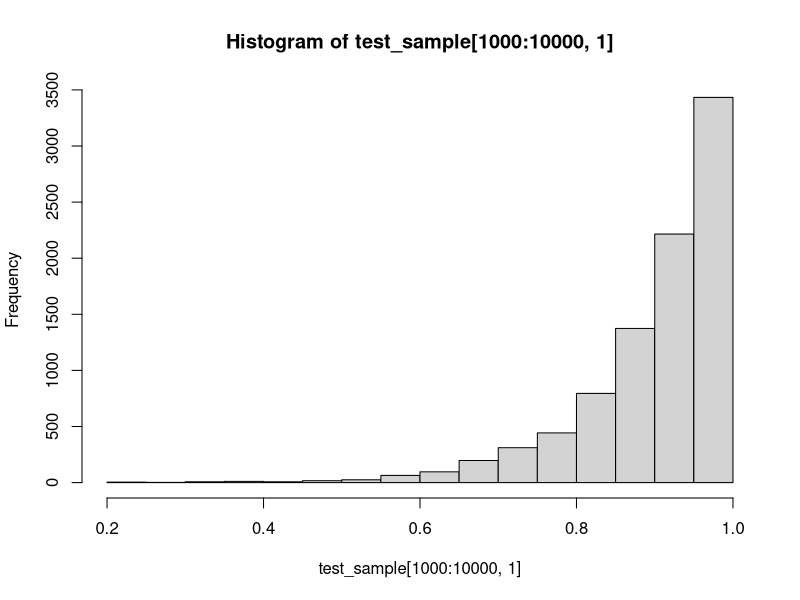
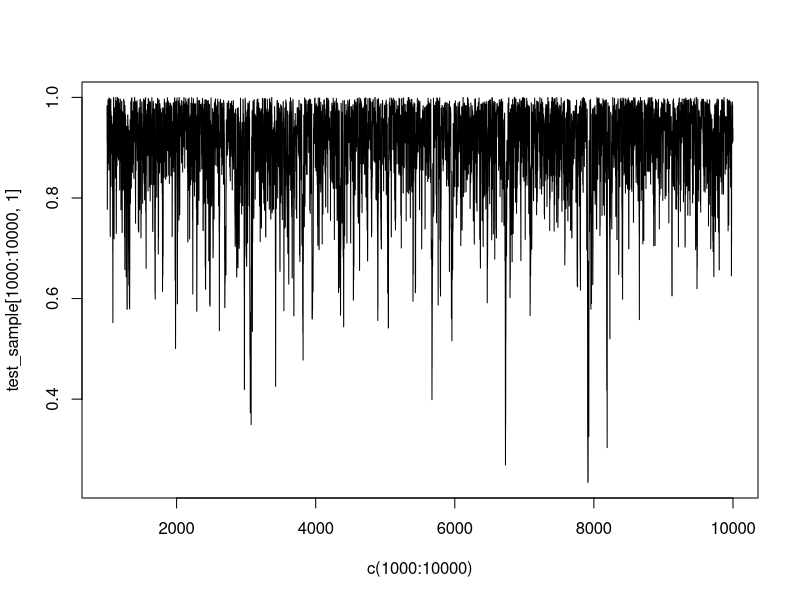

These figures' R source, in order:
## This script illustrates the Metropolis-Hastings algorithm for
## approximating the posterior distribution of the time of infection
## in a simple SIS model
## Author: Vladimir N. Minin
## last update: 07/11/2021

#' Compute log-likelihood of the disease trajectory of an individual who starts susceptible and become infected during the observation time period
#' 
#' @param inf_time Time of infection (in the notes denoted by I)
#' @param inf_rate Infection rate (lambda_1 in the notes)
#' @param clear_rate Clearance rate (lambda_2 in the notes)
#' @param total_time Length of observation time period (T in the notes)
#'
#' @return Numberic value of the log-likelihood: log(lambda_1) - lambda_1*I - lambda_2*(T-I)
#'
#' @examples
#' sis_log_like(0.4, 0.1, 2.2, 1.0)
sis_log_like = function(inf_time, inf_rate, clear_rate, total_time){
 return(log(inf_rate) - inf_rate*inf_time - clear_rate*(total_time-inf_time))
}

#' Compute log-likelihood of the disease trajectory of an individual who starts susceptible and become infected during the observation time period
#' 
#' @param cur_inf_time Current infection time (in the notes denoted by t_c)
#' @param inf_rate Infection rate (lambda_1 in the notes)
#' @param total_time Length of observation time period (T in the notes)
#' @param win_half_len half the length of the uniform proposal distribution interval (delta in the notes)
#'
#' @return Numberic value of the proposed infection time (t_p in the notes)
#'
#' @examples
#' sis_proposal(0.4, 1.0, 1.5)
sis_proposal = function(cur_inf_time, total_time, win_half_len){
   
  new_inf_time = cur_inf_time + runif(1,-win_half_len, win_half_len)
   
  if (new_inf_time < 0){
     new_inf_time = -new_inf_time
  }else{
    if (new_inf_time > total_time){
      new_inf_time = 2*total_time - new_inf_time 
    }
  }
   
  return(new_inf_time)
}

#' Run MCMC to approximate the posterior distribution of the infection time
#' 
#' @param start_inf_time Initial time of infection at MCMC iteration 1
#' @param inf_rate Infection rate (lambda_1 in the notes)
#' @param clear_rate Clearance reate (lambda_2 in the notes)
#' @param total_time Length of observation time period (T in the notes)
#' @param win_half_len half the length of the uniform proposal distribution interval (delta in the notes)
#' @param chain_len Number of MCMC iterations
#'
#' @return Numeric matrix with rows corresponding to MCMC iterations and columns to values of "inf_time", "log_like", and "acc_ind," where "acc_ind" is an indicator of whether the proposed infection time was accepted or rejected 
#'
#' @examples
#' inf_time_mcmc(start_inf_time=0.1, inf_rate=0.2, clear_rate=2, total_time=1.0, win_half_len=0.2, chain_len=10000)
inf_time_mcmc = function(start_inf_time, inf_rate, clear_rate, total_time, win_half_len, chain_len){
  
  result_mat = matrix(0, chain_len, 3)
  colnames(result_mat) = c("inf_time", "log_like", "acc_ind")
  
  cur_inf_time= start_inf_time
  result_mat[1,1] = start_inf_time
  result_mat[1,2] = sis_log_like(start_inf_time, inf_rate, clear_rate, total_time)
  
  for (i in 2:chain_len){
    prop_inf_time = sis_proposal(cur_inf_time, total_time, win_half_len)
    
    mh_log_ratio = sis_log_like(prop_inf_time, inf_rate, clear_rate, total_time) - 
      sis_log_like(cur_inf_time, inf_rate, clear_rate, total_time)
    
    
    if (log(runif(1)) < mh_log_ratio){
      result_mat[i,1] = prop_inf_time
      result_mat[i,2] = sis_log_like(prop_inf_time, inf_rate, clear_rate, total_time)
      result_mat[i,3] = 1
      cur_inf_time = prop_inf_time
    }else{
      result_mat[i,1] = cur_inf_time
      result_mat[i,2] = sis_log_like(cur_inf_time, inf_rate, clear_rate, total_time)
    }
  }
  
  return(result_mat)
}

## run the above functions

test_sample = inf_time_mcmc(start_inf_time=0.1, inf_rate=0.1, clear_rate=10.0, total_time=1.0, win_half_len=0.2, chain_len=10000)

summary(test_sample[1000:10000,])

hist(test_sample[1000:10000,1])
plot(c(1000:10000), test_sample[1000:10000,1], type="l")
